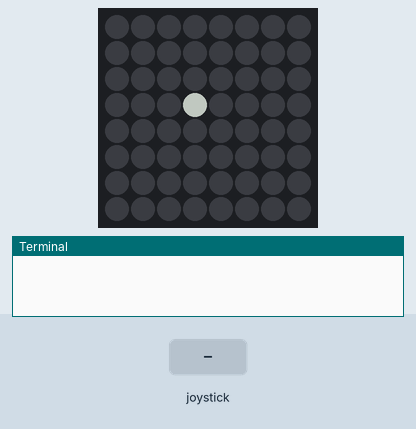
A program run on a simulated Raspberry Pi (BCM pin numbers) with a Sense HAT. Parts: the Sense HAT's 8×8 RGB LED matrix, the last lines printed to the terminal. The inputs (shaded band) are chosen by the test bench. Dim RGB values are drawn brighter than linear. At 7.7 s the program stops and its outputs stay as they are.

Above: at 1.2 s.
1.3 s: joystick pushed up
At 2.6 s:
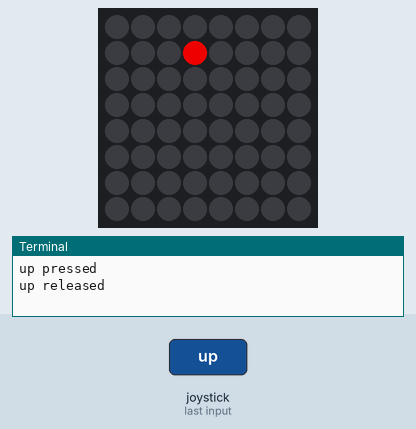
2.9 s: joystick pushed left
At 3.9 s:
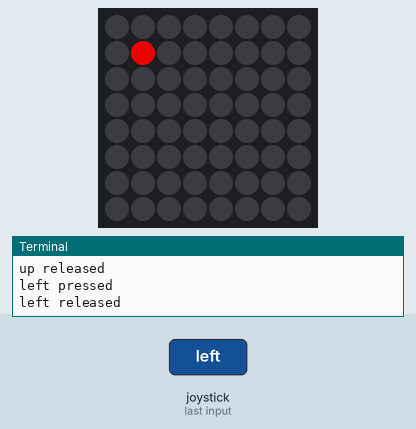
4.5 s: joystick pushed down
At 5.2 s:
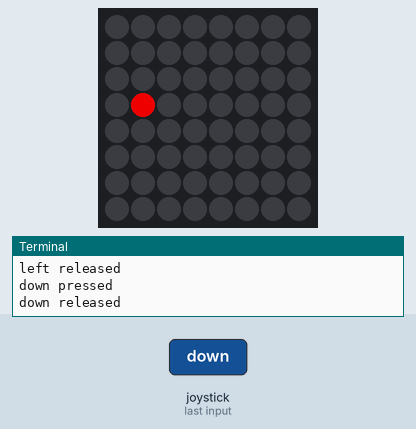
6.1 s: joystick pushed right
At 6.19 s:
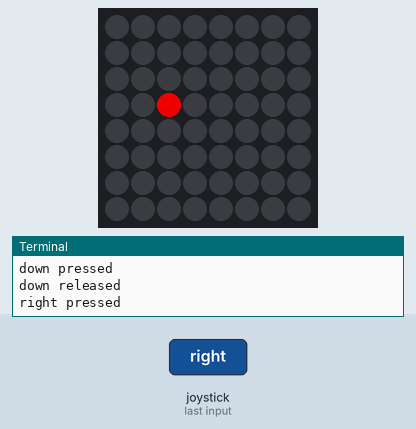
7.7 s: joystick clicked
Timing chart, 0 to 9.2 s (numbered marks = the images above; inputs shaded):
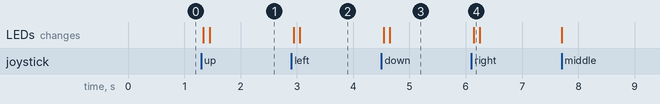

Measured:
- after the input at 1.3 s, the LEDs: first change at once (image 1 shows a later state)
- after the input at 2.9 s, the LEDs: first change at once (image 2 shows a later state)
- after the input at 4.5 s, the LEDs: first change at once (image 3 shows a later state)
- after the input at 6.1 s, the LEDs: change at once (image 4)

The program:

joystick.py
```python
# Reference: https://note.com/agw/n/nc052420f3c37

from sense_hat import SenseHat

sense = SenseHat()

sense.clear()

x = 3
y = 3
sense.set_pixel(x,y,100,100,100)

VMAX = 7
VMIN = 0

colNo = 0
cols = [
    [200,0,0],
    [0,200,0],
    [0,0,200]
]

chFlg = 0
while chFlg >= 0:
    for event in sense.stick.get_events():
        print(event.direction, event.action)
        if event.direction == "down":
            if y < VMAX:
                y += 1
                chFlg = 1
        if event.direction == "up":
            if y > VMIN:
                y -= 1
                chFlg = 1
        if event.direction == "right":
            if x < VMAX:
                x += 1
                chFlg = 1
        if event.direction == "left":
            if x > VMIN:
                x -= 1
                chFlg = 1
        if event.direction == "middle":
            chFlg = -1
        if chFlg != 0:
            sense.clear()
        if chFlg == 1:
            sense.set_pixel(x,y,cols[colNo][0],cols[colNo][1],cols[colNo][2])
            chFlg = 0
```
